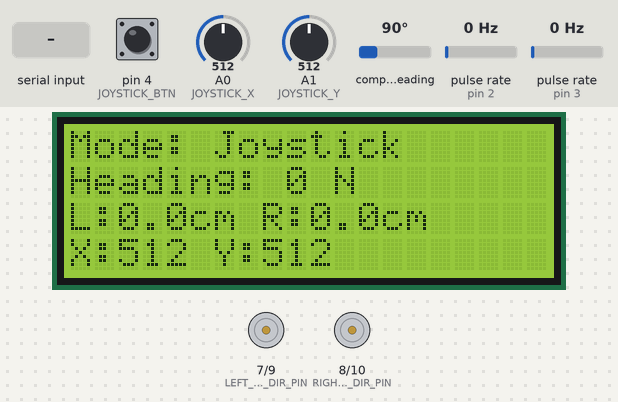
Bench run of a sketch on a simulated Arduino Mega 2560, built with avr-gcc and run on an emulated ATmega2560. Parts: 20×4 character LCD, direction and speed pins drawn as motors (green arrow = direction pin HIGH = forward, orange = LOW = backward, longer = more drive). Wiring (inferred from the names in the program): 2 × pulse sensor: data pin 2 / data pin 3; CMPS compass at I2C address 0x60. The inputs (shaded band) are chosen by the test bench; at power-on: compass heading 90°, pin 4 (JOYSTICK_BTN) HIGH, A0 (JOYSTICK_X) = 512, A1 (JOYSTICK_Y) = 512, pulse rate (sensors on pin 2, pin 3) 0 Hz.

Above: at 3.3 s.
3.4 s: compass heading set to 180°
At 4.4 s:
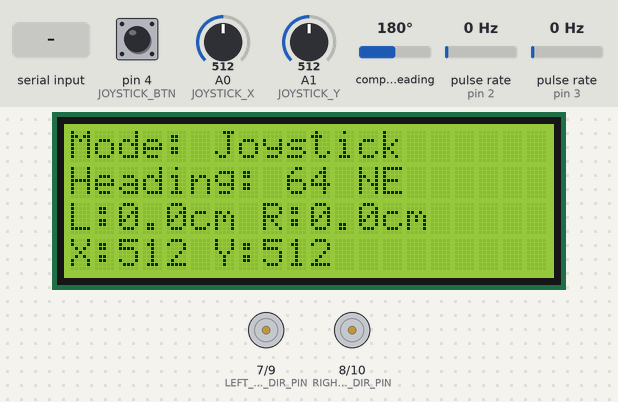
6.4 s: pin 4 (JOYSTICK_BTN) pulled LOW for 0.15 s
At 7.3 s:
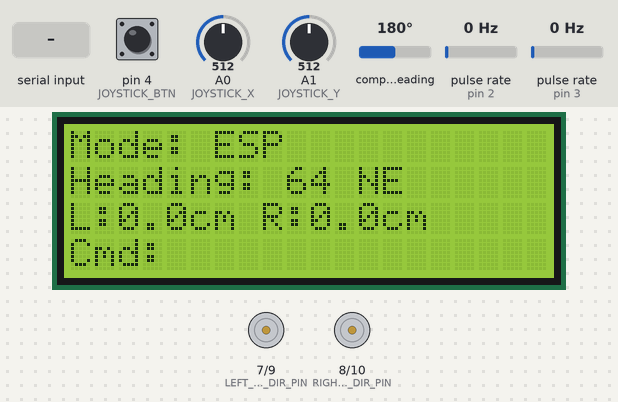
8.1 s: compass heading set to 90°
At 9.5 s:
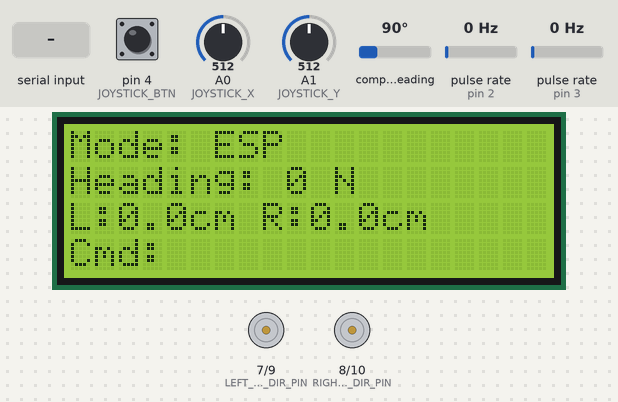
11.1 s: "Move:90\n" received over Serial
At 12.0 s:
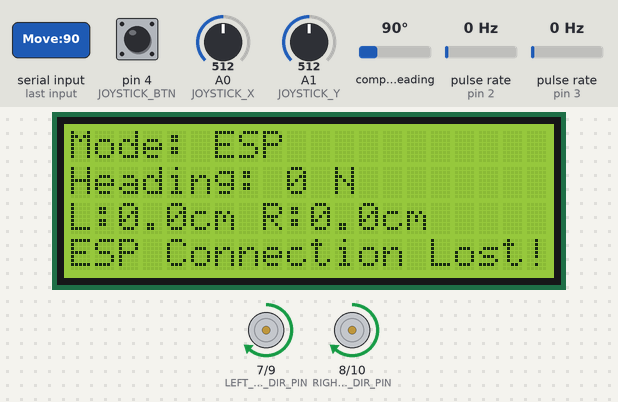
Timing chart, 0 to 13.6 s (numbered marks = the images above; inputs shaded):
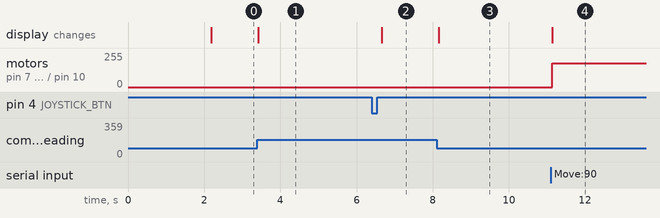

The sketch:

final1-1.ino.ino
```cpp
/*******************************************************************
 * 遥控车最终实现 / RC Car Final Implementation
 * 功能包括：指南针导航、双模式控制、距离追踪、错误处理
 * Features: Compass navigation, dual-mode control, distance tracking, error handling
 *******************************************************************/

#include <LiquidCrystal.h>  // LCD显示库 / LCD display library
#include <Wire.h>           // I2C通信库 / I2C communication library
#include <EEPROM.h>         // EEPROM存储库 / EEPROM storage library

// 初始化LCD屏幕 / Initialize LCD screen
LiquidCrystal lcd(38, 36, 35, 34, 33, 30);

// CMPS14指南针设置 / CMPS14 compass settings
#define CMPS14_ADDRESS 0x60    // 指南针I2C地址 / Compass I2C address
#define BEARING_Register 0x01  // 方位角寄存器 / Bearing angle register

// 电机控制引脚定义 / Motor control pin definitions
#define FORWARD_DIRECTION 1     // 前进方向 / Forward direction
#define REVERSE_DIRECTION 0     // 后退方向 / Reverse direction
#define LEFT_MOTOR_DIR_PIN 7    // 左电机方向引脚 / Left motor direction pin
#define RIGHT_MOTOR_DIR_PIN 8   // 右电机方向引脚 / Right motor direction pin
#define LEFT_MOTOR_PWM_PIN 9    // 左电机PWM引脚 / Left motor PWM pin
#define RIGHT_MOTOR_PWM_PIN 10  // 右电机PWM引脚 / Right motor PWM pin

// 摇杆引脚 / Joystick pins
#define JOYSTICK_X A0   // 摇杆X轴 / Joystick X-axis
#define JOYSTICK_Y A1   // 摇杆Y轴 / Joystick Y-axis
#define JOYSTICK_BTN 4  // 摇杆按钮 / Joystick button

// 编码器引脚设置 / Encoder pin setup
const int LEFT_ENCODER_PIN = 2;   // 左编码器引脚 / Left encoder pin
const int RIGHT_ENCODER_PIN = 3;  // 右编码器引脚 / Right encoder pin

// 电机控制和导航常量 / Constants for motor control and navigation
const int MIN_TURN_SPEED = 120;                // 最小转向速度 / Minimum turning speed
const int MAX_TURN_SPEED = 180;                // 最大转向速度 / Maximum turning speed
const int HEADING_TOLERANCE = 1;               // 方向容差 / Heading tolerance
const float PULSES_PER_CM = 13.31;             // 每厘米脉冲数 / Pulses per centimeter
const unsigned long HEARTBEAT_TIMEOUT = 5000;  // 心跳超时时间(毫秒) / Heartbeat timeout (ms)

// 控制变量 / Control variables
bool isESPMode = false;           // ESP模式标志 / ESP mode flag
int compassOffset = 0;            // 指南针偏移量 / Compass offset
unsigned long lastHeartbeat = 0;  // 最后心跳时间 / Last heartbeat time
int targetHeading = 0;            // 目标方向 / Target heading
int targetDistance = 0;           // 目标距离 / Target distance
bool isMoving = false;            // 运动标志 / Movement flag
String lastCommand = "";          // 最后命令 / Last command

// 编码器变量 / Encoder variables
volatile long leftPulses = 0;   // 左编码器脉冲计数 / Left encoder pulse count
volatile long rightPulses = 0;  // 右编码器脉冲计数 / Right encoder pulse count
float leftDistance = 0;         // 左轮行驶距离 / Left wheel travel distance
float rightDistance = 0;        // 右轮行驶距离 / Right wheel travel distance

// 函数原型 / Function prototypes
void handleSerialCommand();                     // 处理串口命令 / Handle serial commands
void processJoystick();                         // 处理摇杆输入 / Process joystick input
void updateLCD();                               // 更新LCD显示 / Update LCD display
int getCompassHeading();                        // 获取指南针方向 / Get compass heading
void drive(int distance, int speed);            // 控制行驶 / Control driving
void turn(int targetDegree, int speed);         // 控制转向 / Control turning
void setMotors(int leftSpeed, int rightSpeed);  // 设置电机速度 / Set motor speeds
void calibrateCompass();                        // 校准指南针 / Calibrate compass
void checkHeartbeat();                          // 检查心跳 / Check heartbeat
String getCardinalDirection(int heading);       // 获取方向描述 / Get cardinal direction

// 编码器中断服务程序 / Encoder Interrupt Service Routines
void leftEncoderISR() {
  leftPulses++;  // 增加左编码器计数 / Increment left encoder count
}

void rightEncoderISR() {
  rightPulses++;  // 增加右编码器计数 / Increment right encoder count
}

// 初始化设置 / Setup initialization
void setup() {
  // 初始化串口通信 / Initialize serial communication
  Serial.begin(9600);

  // 初始化LCD / Initialize LCD
  lcd.begin(20, 4);
  lcd.print("Initializing...");

  // 初始化I2C通信 / Initialize I2C communication
  Wire.begin();

  // 设置电机引脚 / Setup motor pins
  pinMode(LEFT_MOTOR_DIR_PIN, OUTPUT);
  pinMode(RIGHT_MOTOR_DIR_PIN, OUTPUT);
  pinMode(LEFT_MOTOR_PWM_PIN, OUTPUT);
  pinMode(RIGHT_MOTOR_PWM_PIN, OUTPUT);

  // 设置编码器引脚和中断 / Setup encoder pins and interrupts
  pinMode(LEFT_ENCODER_PIN, INPUT_PULLUP);
  pinMode(RIGHT_ENCODER_PIN, INPUT_PULLUP);
  attachInterrupt(digitalPinToInterrupt(LEFT_ENCODER_PIN), leftEncoderISR, RISING);
  attachInterrupt(digitalPinToInterrupt(RIGHT_ENCODER_PIN), rightEncoderISR, RISING);

  // 设置摇杆引脚 / Setup joystick pin
  pinMode(JOYSTICK_BTN, INPUT_PULLUP);

  // 校准指南针 / Calibrate compass
  calibrateCompass();

  // 第一步：设置引脚模式
  pinMode(LEFT_MOTOR_PWM_PIN, OUTPUT);
  pinMode(RIGHT_MOTOR_PWM_PIN, OUTPUT);
  pinMode(LEFT_MOTOR_DIR_PIN, OUTPUT);
  pinMode(RIGHT_MOTOR_DIR_PIN, OUTPUT);

  // 第二步：立即停止电机
  analogWrite(LEFT_MOTOR_PWM_PIN, 0);
  analogWrite(RIGHT_MOTOR_PWM_PIN, 0);

  // 第三步：设置初始方向
  digitalWrite(LEFT_MOTOR_DIR_PIN, FORWARD_DIRECTION);
  digitalWrite(RIGHT_MOTOR_DIR_PIN, FORWARD_DIRECTION);

  delay(100);  // 给系统一些稳定时间

  lcd.clear();
}

// 主循环 / Main loop
void loop() {
// 检查模式切换
  if (digitalRead(JOYSTICK_BTN) == LOW) {
    delay(50);  // 消抖
    if (digitalRead(JOYSTICK_BTN) == LOW) {
      // 在切换模式前停止电机
      setMotors(0, 0);

      isESPMode = !isESPMode;

      // 等待按钮释放，并确保摇杆回中
      while (digitalRead(JOYSTICK_BTN) == LOW) {
        setMotors(0, 0);  // 确保在等待期间电机保持停止
      }

      // 增加一个短暂延时，让摇杆值稳定
      delay(100);
    }
  }

  // 基于模式处理控制 / Handle control based on mode
  if (isESPMode) {
    checkHeartbeat();
    if (Serial.available()) {
      handleSerialCommand();
    }
  } else {
    processJoystick();
  }

  // 更新距离 / Update distances
  leftDistance = leftPulses / PULSES_PER_CM;
  rightDistance = rightPulses / PULSES_PER_CM;

  // 更新LCD显示 / Update LCD display
  updateLCD();

  delay(50);  // 小延迟防止过载 / Small delay to prevent overwhelming
}

// 校准指南针 / Calibrate compass
void calibrateCompass() {
  int initialReading = getCompassHeading();
  compassOffset = (360 - initialReading) % 360;
  lcd.clear();
  lcd.print("Compass calibrated");
  lcd.setCursor(0, 1);
  lcd.print("Offset: ");
  lcd.print(compassOffset);
  delay(2000);
}

// 获取指南针读数 / Get compass reading
int getCompassHeading() {
  Wire.beginTransmission(CMPS14_ADDRESS);
  Wire.write(BEARING_Register);
  Wire.endTransmission();

  Wire.requestFrom(CMPS14_ADDRESS, 1);
  if (Wire.available()) {
    int raw = Wire.read();
    int adjusted = (raw + compassOffset) % 360;
    return adjusted;
  }
  return -1;  // 错误状态 / Error condition
}

// 处理串口命令 / Handle serial commands
void handleSerialCommand() {
  String command = Serial.readStringUntil('\n');
  lastCommand = command;

  // 解析命令 / Parse command
  if (command.startsWith("Move:")) {
    int distance = command.substring(5).toInt();
    drive(distance, MAX_TURN_SPEED);
  } else if (command.startsWith("Turn:")) {
    if (command.substring(5) == "FindNorth") {
      turn(0, MIN_TURN_SPEED);  // 寻找北方 / Find North
    } else {
      int degree = command.substring(5).toInt();
      turn(degree, MIN_TURN_SPEED);
    }
  } else if (command == "heartbeat") {
    lastHeartbeat = millis();
    Serial.println("alive");  // 回应心跳信号 / Respond to heartbeat
  }
}

// 处理摇杆输入 / Process joystick input
void processJoystick() {

  const int DEAD_ZONE = 100;  // 增加死区范围

  // 读取摇杆值并中心化 / Read joystick values and center them
  int xValue = analogRead(JOYSTICK_X) - 512;
  int yValue = analogRead(JOYSTICK_Y) - 512;

  // 更大的死区处理
  if (abs(xValue) < DEAD_ZONE) xValue = 0;
  if (abs(yValue) < DEAD_ZONE) yValue = 0;

  // 转换为电机速度 / Convert to motor speeds
  int leftSpeed = yValue + xValue;
  int rightSpeed = yValue - xValue;

  // 映射到电机范围 / Map to motor range
  leftSpeed = map(leftSpeed, -512, 512, -255, 255);
  rightSpeed = map(rightSpeed, -512, 512, -255, 255);

  setMotors(leftSpeed, rightSpeed);
}

// 设置电机速度 / Set motor speeds
void setMotors(int leftSpeed, int rightSpeed) {
  // 设置方向 / Set directions
  digitalWrite(LEFT_MOTOR_DIR_PIN, leftSpeed >= 0 ? FORWARD_DIRECTION : REVERSE_DIRECTION);
  digitalWrite(RIGHT_MOTOR_DIR_PIN, rightSpeed >= 0 ? FORWARD_DIRECTION : REVERSE_DIRECTION);

  // 设置速度 / Set speeds
  analogWrite(LEFT_MOTOR_PWM_PIN, abs(leftSpeed));
  analogWrite(RIGHT_MOTOR_PWM_PIN, abs(rightSpeed));
}

// 控制行驶距离 / Control driving distance
void drive(int distance, int speed) {
  // 重置编码器 / Reset encoders
  leftPulses = 0;
  rightPulses = 0;

  // 计算目标脉冲数 / Calculate target pulses
  long targetPulses = abs(distance) * PULSES_PER_CM;

  // 设置方向并开始移动 / Set direction and start moving
  int direction = distance >= 0 ? FORWARD_DIRECTION : REVERSE_DIRECTION;
  digitalWrite(LEFT_MOTOR_DIR_PIN, direction);
  digitalWrite(RIGHT_MOTOR_DIR_PIN, direction);

  // 移动直到达到目标距离 / Move until target distance is reached
  while ((leftPulses + rightPulses) / 2 < targetPulses) {
    analogWrite(LEFT_MOTOR_PWM_PIN, speed);
    analogWrite(RIGHT_MOTOR_PWM_PIN, speed);

    // 卡住检测 / Stuck detection
    static unsigned long lastPulseTime = millis();
    if (millis() - lastPulseTime > 1000 && isMoving) {
      lcd.setCursor(0, 3);
      lcd.print("Error: Car stuck!");  // 显示卡住错误 / Display stuck error
      break;
    }
    if (leftPulses != 0 || rightPulses != 0) {
      lastPulseTime = millis();
    }
  }

  // 停止电机 / Stop motors
  setMotors(0, 0);
}

// 转向控制 / Turn control
void turn(int targetDegree, int speed) {
  int currentHeading = getCompassHeading();
  if (currentHeading < 0) {
    lcd.setCursor(0, 3);
    lcd.print("Compass Error!");  // 指南针错误 / Compass error
    return;
  }

  // 计算最短转向方向 / Calculate shortest turn direction
  int diff = (targetDegree - currentHeading + 360) % 360;
  if (diff > 180) diff -= 360;

  // 转向直到达到目标角度 / Turn until target angle is reached
  while (abs(diff) > HEADING_TOLERANCE) {
    if (diff > 0) {
      setMotors(speed, -speed);  // 右转 / Turn right
    } else {
      setMotors(-speed, speed);  // 左转 / Turn left
    }

    currentHeading = getCompassHeading();
    diff = (targetDegree - currentHeading + 360) % 360;
    if (diff > 180) diff -= 360;
  }

  setMotors(0, 0);  // 停止 / Stop
}

// 检查ESP心跳 / Check ESP heartbeat
void checkHeartbeat() {
  if (millis() - lastHeartbeat > HEARTBEAT_TIMEOUT) {
    lcd.setCursor(0, 3);
    lcd.print("ESP Connection Lost!");  // ESP连接丢失 / ESP connection lost
    setMotors(0, 0);                    // 安全停止 / Safety stop
  }
}

// 更新LCD显示 / Update LCD display
void updateLCD() {
  lcd.clear();

  // 显示模式和指南针 / Display mode and compass
  lcd.setCursor(0, 0);
  lcd.print(isESPMode ? "Mode: ESP" : "Mode: Joystick");
  lcd.setCursor(0, 1);
  int heading = getCompassHeading();
  lcd.print("Heading: ");
  lcd.print(heading);
  lcd.print(" ");
  lcd.print(getCardinalDirection(heading));

  // 显示距离 / Display distance
  lcd.setCursor(0, 2);
  lcd.print("L:");
  lcd.print(leftDistance, 1);
  lcd.print("cm R:");
  lcd.print(rightDistance, 1);
  lcd.print("cm");

  // 显示最后命令或摇杆值 / Display last command or joystick values
  lcd.setCursor(0, 3);
  if (isESPMode) {
    lcd.print("Cmd: ");
    lcd.print(lastCommand);
  } else {
    lcd.print("X:");
    lcd.print(analogRead(JOYSTICK_X));
    lcd.print(" Y:");
    lcd.print(analogRead(JOYSTICK_Y));
  }
}

// 获取方向描述 / Get cardinal direction description
String getCardinalDirection(int heading) {
  const char* directions[] = { "N", "NE", "E", "SE", "S", "SW", "W", "NW" };
  int index = ((heading + 22) % 360) / 45;
  return directions[index];
}
```

Measured:
- after the input at 3.4 s, the display: changes at once (image 1)
- after the input at 6.4 s, the display: changes after 0.26 s (image 2)
- after the input at 8.1 s, the display: changes after 0.06 s (image 3)
- after the input at 11.1 s, motor on pin 7 (LEFT_MOTOR_DIR_PIN) / pin 9 (LEFT_MOTOR_PWM_PIN), motor on pin 8 (RIGHT_MOTOR_DIR_PIN) / pin 10 (RIGHT_MOTOR_PWM_PIN): stopped → forward 180/255 at once; the display: changes at once (image 4)
